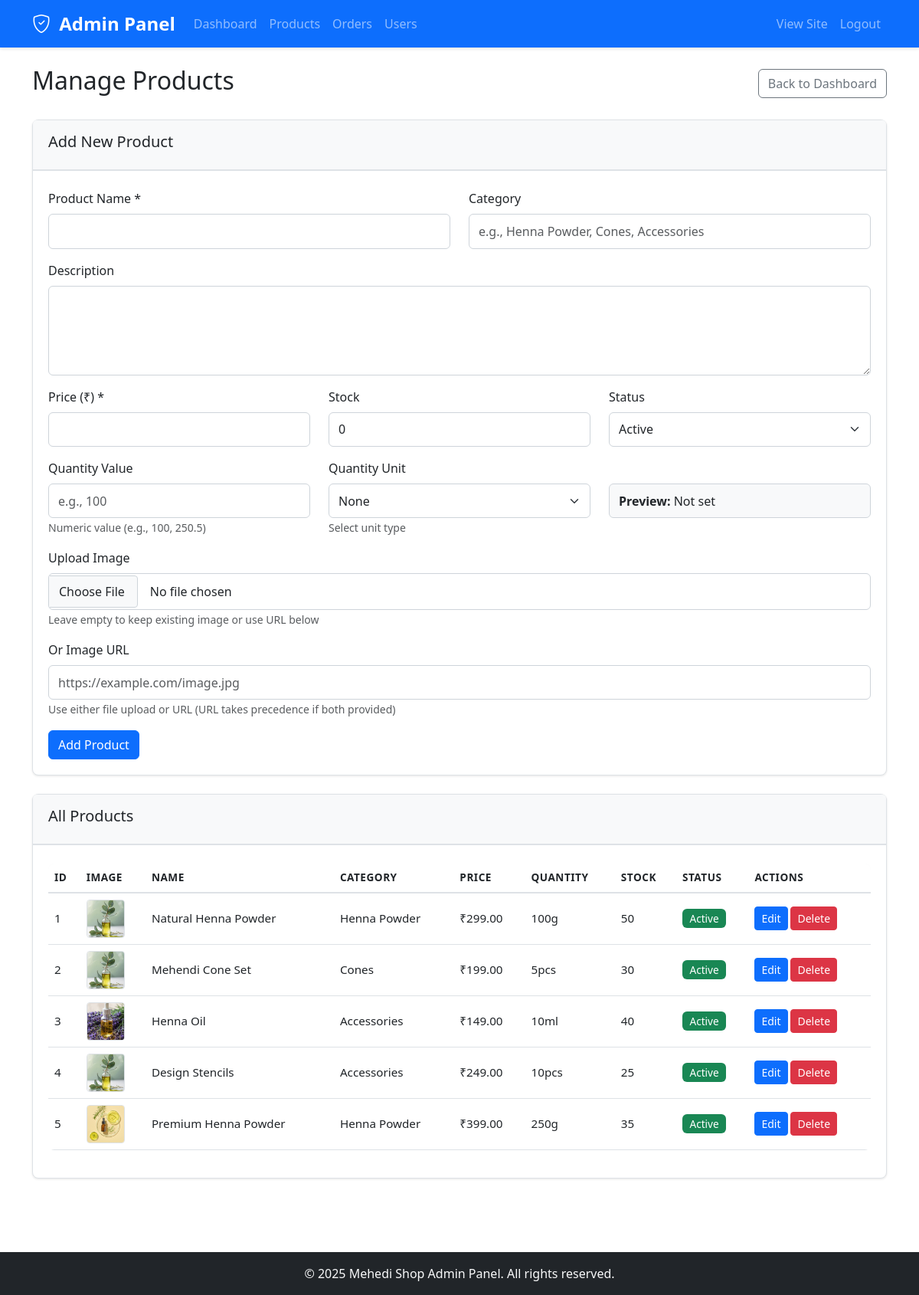
/admin/products.php (signed in), run on the app's committed database.
### tables this page shows
CREATE TABLE IF NOT EXISTS products (
    id INT AUTO_INCREMENT PRIMARY KEY,
    name VARCHAR(200) NOT NULL,
    description TEXT,
    price DECIMAL(10, 2) NOT NULL,
    image_url VARCHAR(500),
    image_path VARCHAR(500),
    stock INT DEFAULT 0,
    category VARCHAR(100),
    quantity_value DECIMAL(10, 2) NULL,
    quantity_unit VARCHAR(50) NULL,
    status ENUM('active', 'inactive') DEFAULT 'active',
    created_at TIMESTAMP DEFAULT CURRENT_TIMESTAMP
);

### includes/functions.php (called while the page is built, shortened)
<?php
function formatPrice($price) {
    return '₹' . number_format($price, 2);
}
function formatQuantity($value, $unit) {
    $formatted_value = rtrim(rtrim(number_format($value, 2), '0'), '.');
    return $formatted_value . $unit;
}
?>

### admin/products.php (the view, shortened to what this page needs)
<?php
require_once 'header.php';
$conn = getDBConnection();
$products = $conn->query("SELECT * FROM products ORDER BY created_at DESC");
$edit_product = null;
?>
<div class="d-flex justify-content-between align-items-center mb-4">
    <h2>Manage Products</h2>
    <a href="index.php" class="btn btn-outline-secondary">Back to Dashboard</a>
</div>
<div class="card mb-4">
    <div class="card-header">
        <h5><?php echo $edit_product ? 'Edit Product' : 'Add New Product'; ?></h5>
    </div>
    <div class="card-body">
        <form method="POST" action="" enctype="multipart/form-data">
            <div class="row">
                <div class="col-md-6">
                    <div class="mb-3">
                        <label for="name" class="form-label">Product Name *</label>
                        <input type="text" class="form-control" id="name" name="name"
                               value="<?php echo htmlspecialchars($edit_product['name'] ?? ''); ?>" required>
                    </div>
                </div>
                <div class="col-md-6">
                    <div class="mb-3">
                        <label for="category" class="form-label">Category</label>
                        <input type="text" class="form-control" id="category" name="category"
                               value="<?php echo htmlspecialchars($edit_product['category'] ?? ''); ?>"
                               placeholder="e.g., Henna Powder, Cones, Accessories">
                    </div>
                </div>
            </div>
            <div class="mb-3">
                <label for="description" class="form-label">Description</label>
                <textarea class="form-control" id="description" name="description" rows="4"><?php echo htmlspecialchars($edit_product['description'] ?? ''); ?></textarea>
            </div>
            <div class="row">
                <div class="col-md-4">
                    <div class="mb-3">
                        <label for="price" class="form-label">Price (₹) *</label>
                        <input type="number" step="0.01" class="form-control" id="price" name="price"
                               value="<?php echo $edit_product['price'] ?? ''; ?>" required>
                    </div>
                </div>
                <div class="col-md-4">
                    <div class="mb-3">
                        <label for="stock" class="form-label">Stock</label>
                        <input type="number" class="form-control" id="stock" name="stock"
                               value="<?php echo $edit_product['stock'] ?? 0; ?>" min="0">
                    </div>
                </div>
                <div class="col-md-4">
                    <div class="mb-3">
                        <label for="status" class="form-label">Status</label>
                        <select class="form-select" id="status" name="status">
                            <option value="active" <?php echo ($edit_product['status'] ?? 'active') === 'active' ? 'selected' : ''; ?>>Active</option>
                        </select>
                    </div>
                </div>
            </div>
            <div class="row">
                <div class="col-md-4">
                    <div class="mb-3">
                        <label for="quantity_value" class="form-label">Quantity Value</label>
                        <input type="number" step="0.01" class="form-control" id="quantity_value" name="quantity_value"
                               value="<?php echo $edit_product['quantity_value'] ?? ''; ?>"
                               placeholder="e.g., 100">
                        <small class="text-muted">Numeric value (e.g., 100, 250.5)</small>
                    </div>
                </div>
                <div class="col-md-4">
                    <div class="mb-3">
                        <label for="quantity_unit" class="form-label">Quantity Unit</label>
                        <select class="form-select" id="quantity_unit" name="quantity_unit">
                            <option value="None" <?php echo empty($edit_product['quantity_unit']) ? 'selected' : ''; ?>>None</option>
                        </select>
                        <small class="text-muted">Select unit type</small>
                    </div>
                </div>
                <div class="col-md-4">
                    <div class="mb-3">
                        <label class="form-label">&nbsp;</label>
                        <div class="form-control bg-light">
                            <strong>Preview:</strong>
                            <span id="quantity_preview">
                                <?php
                                if (!empty($edit_product['quantity_value']) && !empty($edit_product['quantity_unit'])) {
                                    echo formatQuantity($edit_product['quantity_value'], $edit_product['quantity_unit']);
                                } else {
                                    echo 'Not set';
                                }
                                ?>
                            </span>
                        </div>
                    </div>
                </div>
            </div>
            <div class="mb-3">
                <label for="image" class="form-label">Upload Image</label>
                <input type="file" class="form-control" id="image" name="image" accept="image/*">
                <small class="text-muted">Leave empty to keep existing image or use URL below</small>
            </div>
            <div class="mb-3">
                <label for="image_url" class="form-label">Or Image URL</label>
                <input type="url" class="form-control" id="image_url" name="image_url"
                       value="<?php echo htmlspecialchars($edit_product['image_url'] ?? ''); ?>"
                       placeholder="https://example.com/image.jpg">
                <small class="text-muted">Use either file upload or URL (URL takes precedence if both provided)</small>
            </div>
            <?php if ($edit_product): ?>
                <button type="submit" name="update_product" class="btn btn-primary">Update Product</button>
                <a href="products.php" class="btn btn-secondary">Cancel</a>
            <?php else: ?>
                <button type="submit" name="add_product" class="btn btn-primary">Add Product</button>
            <?php endif; ?>
        </form>
    </div>
</div>
<div class="card">
    <div class="card-header">
        <h5>All Products</h5>
    </div>
    <div class="card-body">
        <div class="table-responsive">
            <table class="table table-hover">
                <thead>
                    <tr>
                        <th>ID</th>
                        <th>Image</th>
                        <th>Name</th>
                        <th>Category</th>
                        <th>Price</th>
                        <th>Quantity</th>
                        <th>Stock</th>
                        <th>Status</th>
                        <th>Actions</th>
                    </tr>
                </thead>
                <tbody>
                    <?php if ($products->num_rows > 0): ?>
                        <?php while ($product = $products->fetch_assoc()): ?>
                            <?php
                            $image_url = !empty($product['image_path']) ? '../' . $product['image_path'] :
                                         (!empty($product['image_url']) ? $product['image_url'] : '../assets/images/default-product.jpg');
                            ?>
                            <tr>
                                <td><?php echo $product['id']; ?></td>
                                <td>
                                    <img src="<?php echo htmlspecialchars($image_url); ?>"
                                         alt="<?php echo htmlspecialchars($product['name']); ?>"
                                         style="width: 50px; height: 50px; object-fit: cover;"
                                         onerror="this.src='../assets/images/default-product.jpg'">
                                </td>
                                <td><?php echo htmlspecialchars($product['name']); ?></td>
                                <td><?php echo htmlspecialchars($product['category']); ?></td>
                                <td><?php echo formatPrice($product['price']); ?></td>
                                <td>
                                    <?php
                                    $quantity_display = formatQuantity($product['quantity_value'] ?? null, $product['quantity_unit'] ?? null);
                                    echo $quantity_display ? htmlspecialchars($quantity_display) : '<span class="text-muted">-</span>';
                                    ?>
                                </td>
                                <td><?php echo $product['stock']; ?></td>
                                <td>
                                    <span class="badge bg-<?php echo $product['status'] === 'active' ? 'success' : 'secondary'; ?>">
                                        <?php echo ucfirst($product['status']); ?>
                                    </span>
                                </td>
                                <td>
                                    <a href="?edit=<?php echo $product['id']; ?>" class="btn btn-sm btn-primary">Edit</a>
                                    <form method="POST" action="" class="d-inline"
                                          onsubmit="return confirm('Are you sure you want to delete this product?');">
                                        <button type="submit" name="delete_product" class="btn btn-sm btn-danger">Delete</button>
                                    </form>
                                </td>
                            </tr>
                        <?php endwhile; ?>
                    <?php else: ?>
                        <tr>
                            <td colspan="8" class="text-center">No products found.</td>
                        </tr>
                    <?php endif; ?>
                </tbody>
            </table>
        </div>
    </div>
</div>
<?php require_once 'footer.php'; ?>

### assets/css/style.css (style rules this page uses)
:root { --primary-color: #0d6efd; --secondary-color: #6c757d; --success-color: #198754; --danger-color: #dc3545; --warning-color: #ffc107; --info-color: #0dcaf0; --light-color: #f8f9fa; --dark-color: #212529; }
body { font-family: 'Segoe UI', Tahoma, Geneva, Verdana, sans-serif; min-height: 100vh; display: flex; flex-direction: column; }
.card { transition: box-shadow 0.3s ease; border: none; }
.btn-primary { background-color: var(--primary-color); border-color: var(--primary-color); }
.table { border-radius: 8px; overflow: hidden; }
.table thead { background-color: var(--light-color); }
.badge { padding: 0.35em 0.65em; font-weight: 500; }
.card { border-radius: 8px; border: 1px solid #dee2e6; }
.card-header { background-color: var(--light-color); border-bottom: 1px solid #dee2e6; font-weight: 600; }
.badge.bg-success { background-color: var(--success-color) !important; }

### assets/css/admin.css (style rules this page uses)
:root { --admin-primary: #0d6efd; --admin-success: #198754; --admin-danger: #dc3545; --admin-warning: #ffc107; --admin-info: #0dcaf0; --admin-dark: #212529; --admin-light: #f8f9fa; }
.table { font-size: 0.95rem; }
.table th { font-weight: 600; text-transform: uppercase; font-size: 0.85rem; letter-spacing: 0.5px; border-bottom: 2px solid #dee2e6; }
.table td { vertical-align: middle; }
.table img { border-radius: 4px; border: 1px solid #dee2e6; }
.form-label { font-weight: 500; margin-bottom: 0.5rem; }
.form-control, .form-select { border-radius: 6px; border: 1px solid #ced4da; padding: 0.6rem 0.75rem; }
.btn-sm { padding: 0.25rem 0.5rem; font-size: 0.875rem; }
.card { margin-bottom: 1.5rem; box-shadow: 0 1px 3px rgba(0, 0, 0, 0.1); }
.card-header { background-color: var(--admin-light); border-bottom: 2px solid #dee2e6; font-weight: 600; padding: 1rem 1.25rem; }
.card-body { padding: 1.25rem; }
img[style*="width: 50px"] { border: 1px solid #dee2e6; border-radius: 4px; }
.badge { padding: 0.4em 0.7em; font-size: 0.85rem; font-weight: 500; }
.badge.bg-success { background-color: var(--admin-success) !important; }
input[type="file"] { padding: 0.5rem; }
.form-select { cursor: pointer; }
.card .card-header + .card-body { padding-top: 1.5rem; }

### data on the page
products: id "1", image_path (picture), name "Natural Henna Powder", category "Henna Powder", price "₹299.00", quantity_display "100g", stock "50", status "Active"
products: id "2", image_path (picture), name "Mehendi Cone Set", category "Cones", price "₹199.00", quantity_display "5pcs", stock "30", status "Active"
products: id "3", image_path (picture), name "Henna Oil", category "Accessories", price "₹149.00", quantity_display "10ml", stock "40", status "Active"
products: id "4", image_path (picture), name "Design Stencils", category "Accessories", price "₹249.00", quantity_display "10pcs", stock "25", status "Active"
products: id "5", image_path (picture), name "Premium Henna Powder", category "Henna Powder", price "₹399.00", quantity_display "250g", stock "35", status "Active"
